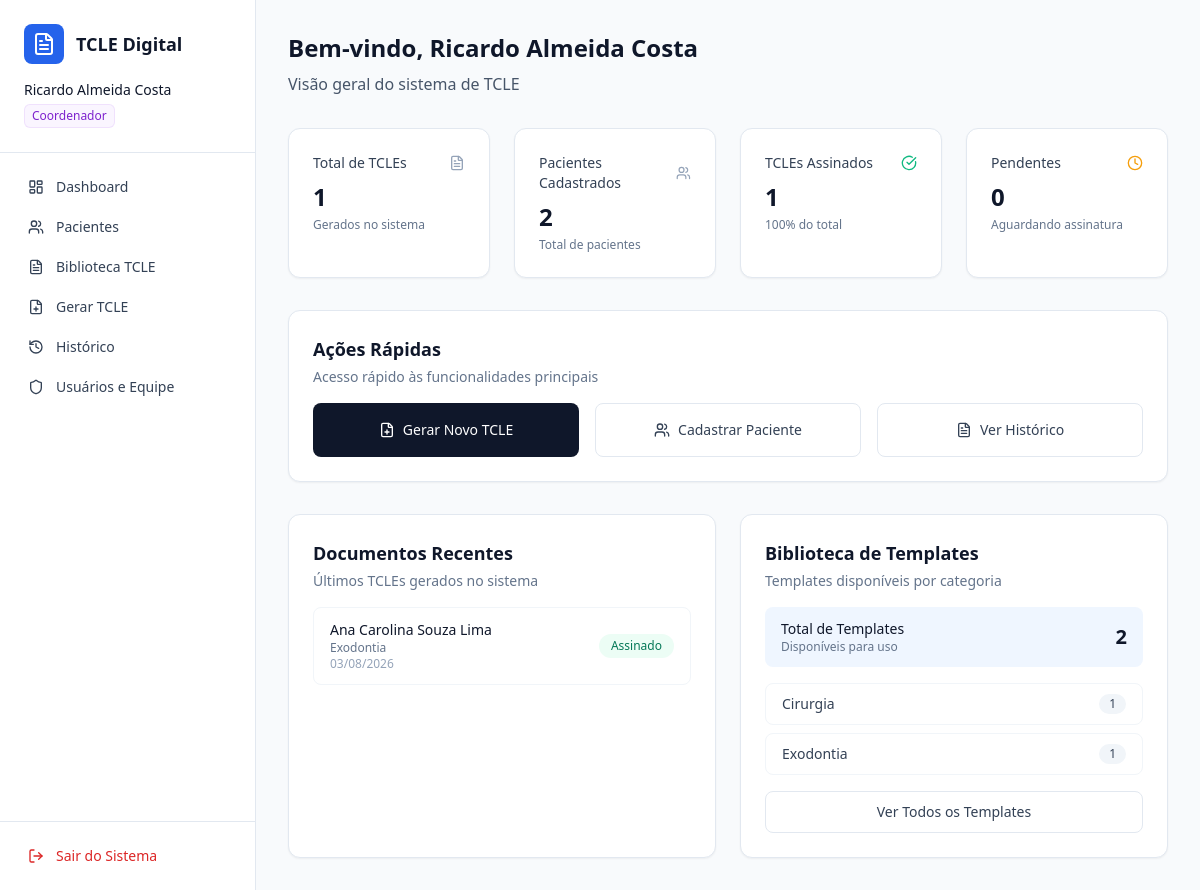
/ (signed in), run on an earlier commit of the app's database.
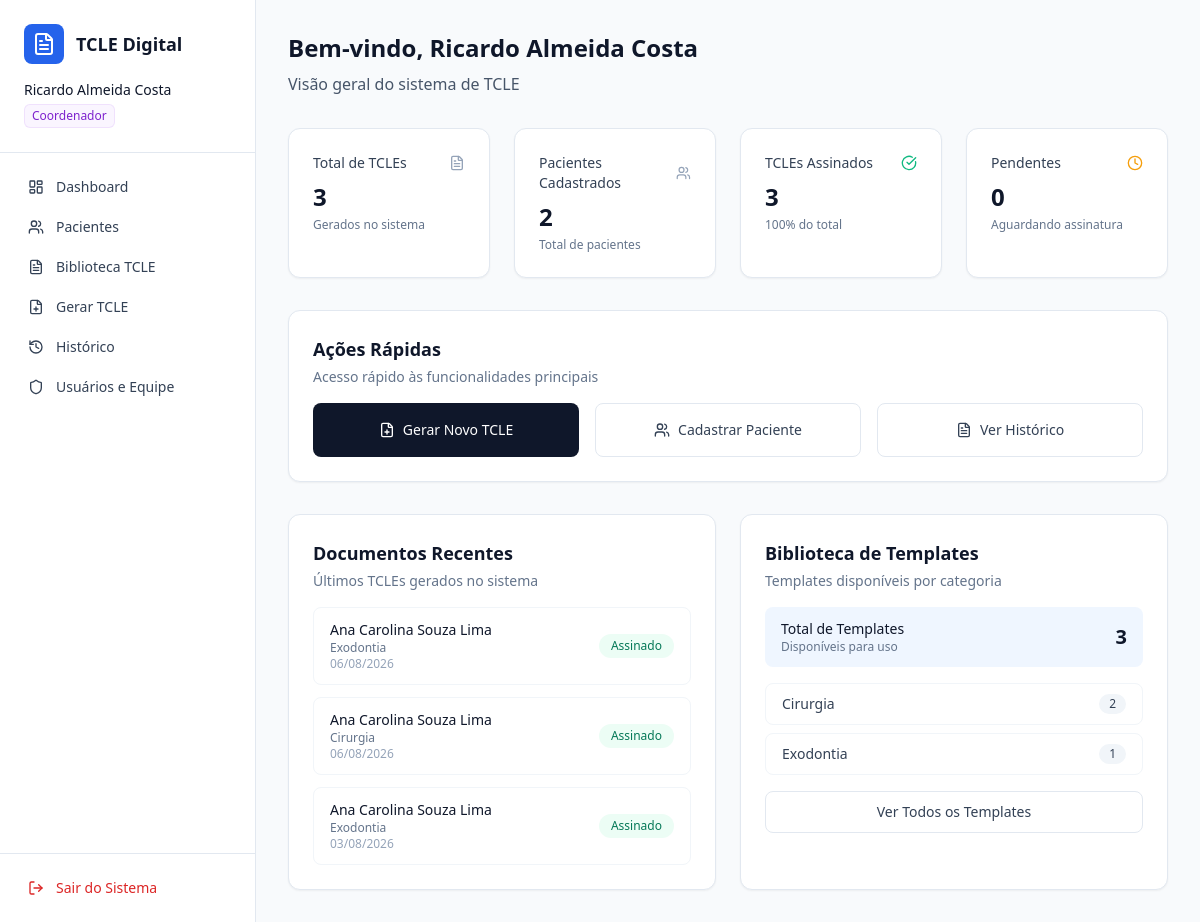
And on a later commit of the database.
### pacientes/models.py (models this page shows, shortened)
class DocumentoEmitido(models.Model):
    STATUS_CHOICES = [
        ('PENDENTE', 'Aguardando Assinatura'),
        ('ASSINADO', 'Concluído e Selado'),
        ('RECUSADO', 'Recusado pelo Paciente'),
        ('CANCELADO', 'Cancelado'),
    ]
    instituicao = models.ForeignKey(Instituicao, on_delete=models.CASCADE)
    paciente = models.ForeignKey(Paciente, on_delete=models.PROTECT)
    template_origem = models.ForeignKey(TemplateTCLE, on_delete=models.SET_NULL, null=True)
    medico_emissor = models.ForeignKey(settings.AUTH_USER_MODEL, on_delete=models.PROTECT)
    dados_preenchidos = models.JSONField('Dados Colectados')
    responsavel_nome = models.CharField('Nome do Responsável', max_length=255, blank=True, null=True)
    responsavel_cpf = models.CharField('CPF do Responsável', max_length=14, blank=True, null=True)
    responsavel_rg = models.CharField('RG do Responsável', max_length=20, blank=True, null=True)
    texto_final = models.TextField('Texto Final do Termo (com variáveis substituídas)', blank=True, default='')
    assinatura_paciente = models.TextField('Assinatura do Paciente/Responsável (base64)', blank=True, null=True)
    assinatura_profissional = models.TextField('Assinatura do Profissional (base64)', blank=True, null=True)
    status = models.CharField(max_length=20, choices=STATUS_CHOICES, default='PENDENTE')
    arquivo_pdf = models.FileField(upload_to='termos_selados/%Y/%m/%d/', blank=True, null=True)
    data_emissao = models.DateTimeField(auto_now_add=True)

class Paciente(models.Model):
    instituicao = models.ForeignKey(Instituicao, on_delete=models.CASCADE, related_name='pacientes')
    nome = models.CharField('Nome Completo', max_length=255)
    cpf = models.CharField('CPF', max_length=14)
    rg = models.CharField('RG', max_length=20)
    data_nascimento = models.DateField('Data de Nascimento')
    telefone = models.CharField('Telefone', max_length=20)
    email = models.EmailField('E-mail', blank=True, null=True)
    cep = models.CharField('CEP', max_length=9)
    tipo_logradouro = models.CharField('Tipo de Logradouro', max_length=20)
    logradouro = models.CharField('Logradouro', max_length=255)
    numero = models.CharField('Número', max_length=20)
    complemento = models.CharField('Complemento', max_length=100, blank=True, null=True)
    bairro = models.CharField('Bairro', max_length=100)
    cidade = models.CharField('Cidade', max_length=100)
    uf = models.CharField('UF', max_length=2)
    criado_em = models.DateTimeField(auto_now_add=True)
    criado_por = models.ForeignKey(settings.AUTH_USER_MODEL, on_delete=models.SET_NULL, null=True)
    class Meta:
        unique_together = ('instituicao', 'cpf')

class TemplateTCLE(models.Model):
    RESUMO_MAX_LENGTH = 160
    instituicao = models.ForeignKey(Instituicao, on_delete=models.CASCADE, related_name='templates')
    categoria = models.ForeignKey(CategoriaTemplate, on_delete=models.PROTECT, related_name='templates')
    titulo = models.CharField('Título do Template', max_length=255)
    resumo = models.CharField(
        'Resumo do Template',
        max_length=RESUMO_MAX_LENGTH,
        blank=True,
        default='',
        help_text='Breve descrição do documento, exibida no card do template na Biblioteca.',
    )
    texto_base = models.TextField('Texto Base do Termo')
    configuracao_campos = models.JSONField('Configuração dos Campos Dinâmicos', default=dict, blank=True)
    ativo = models.BooleanField('Disponível para os Médicos', default=True)
    atualizado_em = models.DateTimeField(auto_now=True)
    criado_por = models.ForeignKey(settings.AUTH_USER_MODEL, on_delete=models.SET_NULL, null=True)

class CategoriaTemplate(models.Model):
    instituicao = models.ForeignKey(Instituicao, on_delete=models.CASCADE, related_name='categorias')
    nome = models.CharField('Nome da Categoria', max_length=100)
    descricao = models.TextField('Descrição / Notas de Orientação', blank=True, null=True)
    texto_padrao = models.TextField(
        'Texto Padrão da Categoria',
        blank=True,
        default='',
        help_text=(
            'Texto fixo obrigatório da categoria. Pode conter variáveis (@profissional, '
            '@paciente, @rgpaciente, @responsavel, @rgresponsavel, @data) e campos '
            'personalizados no formato [Nome do Campo].'
        ),
    )
    criado_por = models.ForeignKey(settings.AUTH_USER_MODEL, on_delete=models.SET_NULL, null=True, blank=True)
    class Meta:
        unique_together = ('instituicao', 'nome')

### usuarios/views.py (the view)
# urls.py: path('', views.dashboard, name='dashboard'),
@login_required
def dashboard(request):
    instituicao = get_instituicao_contexto(request)
    if eh_admin_geral(request.user) and not instituicao:
        return redirect('painel_adm')
    contexto = {
        'total_tcles': 0,
        'total_pacientes': 0,
        'total_assinados': 0,
        'total_pendentes': 0,
        'documentos_recentes': [],
        'total_templates': 0,
        'categorias_templates': [],
    }
    if instituicao:
        documentos = DocumentoEmitido.objects.filter(instituicao=instituicao)
        contexto['total_tcles'] = documentos.count()
        contexto['total_pacientes'] = Paciente.objects.filter(instituicao=instituicao).count()
        contexto['total_assinados'] = documentos.filter(status='ASSINADO').count()
        contexto['total_pendentes'] = documentos.filter(status='PENDENTE').count()
        contexto['documentos_recentes'] = documentos.select_related(
            'paciente', 'template_origem', 'template_origem__categoria'
        ).order_by('-data_emissao')[:5]
        templates = TemplateTCLE.objects.filter(instituicao=instituicao)
        contexto['total_templates'] = templates.count()
        contexto['categorias_templates'] = (
            CategoriaTemplate.objects.filter(instituicao=instituicao)
            .annotate(qtd_templates=Count('templates'))
            .filter(qtd_templates__gt=0)
            .order_by('-qtd_templates')
        )
    return render(request, 'usuarios/dashboard.html', contexto)

### usuarios/context_processors.py (called while the page is built)
def unidade_ativa_processor(request):
    if not request.user.is_authenticated:
        return {}
    is_admin = eh_admin_geral(request.user)
    unidade_ativa = get_instituicao_contexto(request) if is_admin else None
    return {
        'eh_admin_geral': is_admin,
        'unidade_ativa': unidade_ativa,
    }

### usuarios/utils.py (called while the page is built)
def eh_admin_geral(user):
    return user.is_authenticated and (user.perfil == 'ADM' or user.is_superuser)

def get_instituicao_contexto(request):
    user = request.user
    if eh_admin_geral(user):
        inst_id = request.session.get('instituicao_ativa_id')
        if not inst_id:
            return None
        return Instituicao.objects.filter(id=inst_id).first()
    return user.instituicao

def senha_pendente(user):
    return bool(user.is_authenticated and user.primeiro_acesso and not user.is_superuser)

### usuarios/templates/usuarios/dashboard.html (shortened to what the changed rows need)
{% extends 'usuarios/base.html' %} {% block content %}
<div class="p-8">
    <div class="mb-8">
        <h1 class="text-2xl font-semibold mb-2">Bem-vindo, {{ request.user.first_name|default:"Administrador" }}
        </h1>
    </div>
    <div class="grid grid-cols-1 md:grid-cols-2 lg:grid-cols-4 gap-6 mb-8">
        <div class="bg-white rounded-xl border border-slate-200 p-6 shadow-sm">
            <div class="flex items-center justify-between pb-2">
                <h3 class="text-sm font-medium text-slate-700">Total de TCLEs</h3>
                <i data-lucide="file-text" class="w-4 h-4 text-slate-400"></i>
            </div>
            <div class="text-2xl font-bold">{{ total_tcles }}</div>
            <p class="text-xs text-slate-500 mt-1">Gerados no sistema</p>
        </div>
        <div class="bg-white rounded-xl border border-slate-200 p-6 shadow-sm">
            <div class="flex items-center justify-between pb-2">
                <h3 class="text-sm font-medium text-slate-700">TCLEs Assinados</h3>
                <i data-lucide="check-circle" class="w-4 h-4 text-emerald-500"></i>
            </div>
            <div class="text-2xl font-bold">{{ total_assinados }}</div>
            <p class="text-xs text-slate-500 mt-1">
                {% if total_tcles > 0 %}
                {% widthratio total_assinados total_tcles 100 %}% do total
                {% else %}
                0% do total
                {% endif %}
            </p>
        </div>
    </div>
    <div class="bg-white rounded-xl border border-slate-200 p-6 shadow-sm mb-8">
        <h2 class="text-lg font-semibold mb-1">Ações Rápidas</h2>
    </div>
    <div class="grid grid-cols-1 lg:grid-cols-2 gap-6">
        <div class="bg-white rounded-xl border border-slate-200 p-6 shadow-sm">
            <h2 class="text-lg font-semibold mb-1">Documentos Recentes</h2>
            <div class="space-y-3">
                {% for doc in documentos_recentes %}
                <div class="flex items-center justify-between border border-slate-100 rounded-lg px-4 py-3">
                    <div>
                        <p class="text-sm font-medium text-slate-900">{{ doc.paciente.nome }}</p>
                        <p class="text-xs text-slate-500">
                            {% if doc.template_origem.categoria %}{{ doc.template_origem.categoria.nome }}{% else %}—{% endif %}
                        </p>
                        <p class="text-xs text-slate-400">{{ doc.data_emissao|date:"d/m/Y" }}</p>
                    </div>
                    {% if doc.status == 'ASSINADO' %}
                    <span
                        class="inline-flex items-center rounded-full bg-emerald-50 px-3 py-1 text-xs font-medium text-emerald-700">Assinado</span>
                    {% elif doc.status == 'PENDENTE' %}
                    <span
                        class="inline-flex items-center rounded-full bg-amber-50 px-3 py-1 text-xs font-medium text-amber-700">Pendente</span>
                    {% elif doc.status == 'RECUSADO' %}
                    <span
                        class="inline-flex items-center rounded-full bg-red-50 px-3 py-1 text-xs font-medium text-red-700">Recusado</span>
                    {% else %}
                    <span
                        class="inline-flex items-center rounded-full bg-slate-100 px-3 py-1 text-xs font-medium text-slate-600">Cancelado</span>
                    {% endif %}
                </div>
                {% empty %}
                <p class="text-sm text-slate-400 py-4 text-center">Nenhum documento gerado ainda.</p>
                {% endfor %}
            </div>
        </div>
        <div class="bg-white rounded-xl border border-slate-200 p-6 shadow-sm">
            <h2 class="text-lg font-semibold mb-1">Biblioteca de Templates</h2>
            <div class="bg-blue-50 rounded-lg px-4 py-3 flex items-center justify-between mb-4">
                <div>
                    <p class="text-sm font-medium text-slate-900">Total de Templates</p>
                    <p class="text-xs text-slate-500">Disponíveis para uso</p>
                </div>
                <span class="text-xl font-bold text-slate-900">{{ total_templates }}</span>
            </div>
            <div class="space-y-2">
                {% for categoria in categorias_templates %}
                <div class="flex items-center justify-between border border-slate-100 rounded-lg px-4 py-2.5">
                    <span class="text-sm text-slate-700">{{ categoria.nome }}</span>
                    <span
                        class="inline-flex items-center justify-center rounded-full bg-slate-100 px-2.5 py-0.5 text-xs font-medium text-slate-700">{{ categoria.qtd_templates }}</span>
                </div>
                {% empty %}
                <p class="text-sm text-slate-400 py-4 text-center">Nenhum template cadastrado ainda.</p>
                {% endfor %}
            </div>
        </div>
    </div>
</div>
{% endblock %}

What changed in the data, as far as the page shows it:
added DocumentoEmitido: paciente.nome "Ana Carolina Souza Lima", template_origem.categoria.nome "Exodontia", data_emissao "06/08/2026", status "Assinado"
added DocumentoEmitido: paciente.nome "Ana Carolina Souza Lima", template_origem.categoria.nome "Cirurgia", data_emissao "06/08/2026", status "Assinado"
changed CategoriaTemplate "Cirurgia": qtd_templates "1" → "2"
Also different on the page:
{{ total_tcles }}: "1" → "3"
{{ total_assinados }}: "1" → "3"
{{ total_templates }}: "2" → "3"
